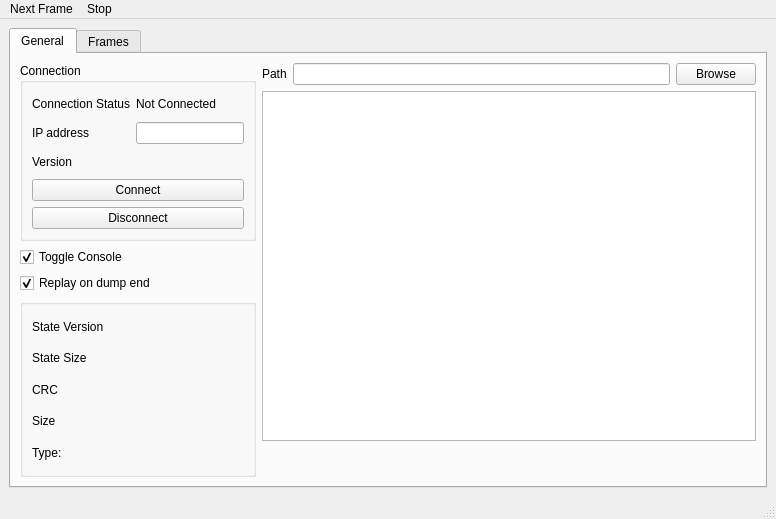
<?xml version="1.0" encoding="UTF-8"?>
<ui version="4.0">
 <class>MainWindow</class>
 <widget class="QMainWindow" name="MainWindow">
  <property name="geometry">
   <rect>
    <x>0</x>
    <y>0</y>
    <width>776</width>
    <height>519</height>
   </rect>
  </property>
  <property name="windowTitle">
   <string>GS4PS2</string>
  </property>
  <widget class="QWidget" name="centralwidget">
   <layout class="QVBoxLayout" name="verticalLayout_2">
    <item>
     <widget class="QTabWidget" name="tabWidget">
      <property name="currentIndex">
       <number>0</number>
      </property>
      <property name="tabsClosable">
       <bool>false</bool>
      </property>
      <widget class="QWidget" name="tabGeneral">
       <attribute name="title">
        <string>General</string>
       </attribute>
       <layout class="QHBoxLayout" name="horizontalLayout">
        <item>
         <layout class="QVBoxLayout" name="verticalLayout">
          <item>
           <widget class="QGroupBox" name="ConnectionLayout">
            <property name="title">
             <string>Connection</string>
            </property>
            <layout class="QVBoxLayout" name="verticalLayout_3">
             <item>
              <layout class="QGridLayout" name="ConnectionLayout_2">
               <property name="sizeConstraint">
                <enum>QLayout::SetMaximumSize</enum>
               </property>
               <item row="1" column="1">
                <widget class="QLineEdit" name="txtHost">
                 <property name="sizePolicy">
                  <sizepolicy hsizetype="Preferred" vsizetype="Fixed">
                   <horstretch>0</horstretch>
                   <verstretch>0</verstretch>
                  </sizepolicy>
                 </property>
                 <property name="maximumSize">
                  <size>
                   <width>434</width>
                   <height>16777215</height>
                  </size>
                 </property>
                </widget>
               </item>
               <item row="0" column="1">
                <widget class="QLabel" name="lblState">
                 <property name="text">
                  <string>Not Connected</string>
                 </property>
                </widget>
               </item>
               <item row="0" column="0">
                <widget class="QLabel" name="label">
                 <property name="text">
                  <string>Connection Status</string>
                 </property>
                </widget>
               </item>
               <item row="1" column="0">
                <widget class="QLabel" name="label_2">
                 <property name="text">
                  <string>IP address</string>
                 </property>
                </widget>
               </item>
               <item row="2" column="0">
                <widget class="QLabel" name="label_8">
                 <property name="text">
                  <string>Version</string>
                 </property>
                </widget>
               </item>
               <item row="2" column="1">
                <widget class="QLabel" name="lblVersion">
                 <property name="text">
                  <string/>
                 </property>
                </widget>
               </item>
              </layout>
             </item>
             <item>
              <widget class="QPushButton" name="btnConnect">
               <property name="text">
                <string>Connect</string>
               </property>
              </widget>
             </item>
             <item>
              <widget class="QPushButton" name="btnDisconnect">
               <property name="text">
                <string>Disconnect</string>
               </property>
              </widget>
             </item>
            </layout>
           </widget>
          </item>
          <item>
           <widget class="QCheckBox" name="chkUDPTTYConsole">
            <property name="text">
             <string>Toggle Console</string>
            </property>
            <property name="checked">
             <bool>true</bool>
            </property>
           </widget>
          </item>
          <item>
           <widget class="QCheckBox" name="chkReplay">
            <property name="text">
             <string>Replay on dump end</string>
            </property>
            <property name="checked">
             <bool>true</bool>
            </property>
           </widget>
          </item>
          <item>
           <widget class="QGroupBox" name="grpDumpData">
            <property name="title">
             <string/>
            </property>
            <layout class="QGridLayout" name="gridLayout_2">
             <item row="1" column="0">
              <widget class="QLabel" name="label_4">
               <property name="sizePolicy">
                <sizepolicy hsizetype="Minimum" vsizetype="Preferred">
                 <horstretch>0</horstretch>
                 <verstretch>0</verstretch>
                </sizepolicy>
               </property>
               <property name="text">
                <string>State Size</string>
               </property>
              </widget>
             </item>
             <item row="3" column="0">
              <widget class="QLabel" name="label_6">
               <property name="sizePolicy">
                <sizepolicy hsizetype="Minimum" vsizetype="Preferred">
                 <horstretch>0</horstretch>
                 <verstretch>0</verstretch>
                </sizepolicy>
               </property>
               <property name="text">
                <string>Size</string>
               </property>
              </widget>
             </item>
             <item row="0" column="0">
              <widget class="QLabel" name="label_12">
               <property name="sizePolicy">
                <sizepolicy hsizetype="Minimum" vsizetype="Preferred">
                 <horstretch>0</horstretch>
                 <verstretch>0</verstretch>
                </sizepolicy>
               </property>
               <property name="text">
                <string>State Version</string>
               </property>
              </widget>
             </item>
             <item row="4" column="0">
              <widget class="QLabel" name="label_3">
               <property name="sizePolicy">
                <sizepolicy hsizetype="Minimum" vsizetype="Preferred">
                 <horstretch>0</horstretch>
                 <verstretch>0</verstretch>
                </sizepolicy>
               </property>
               <property name="text">
                <string>Type:</string>
               </property>
              </widget>
             </item>
             <item row="2" column="0">
              <widget class="QLabel" name="label_15">
               <property name="sizePolicy">
                <sizepolicy hsizetype="Minimum" vsizetype="Preferred">
                 <horstretch>0</horstretch>
                 <verstretch>0</verstretch>
                </sizepolicy>
               </property>
               <property name="text">
                <string>CRC</string>
               </property>
              </widget>
             </item>
             <item row="0" column="1">
              <widget class="QLabel" name="lblDumpStateVersion">
               <property name="sizePolicy">
                <sizepolicy hsizetype="Minimum" vsizetype="Preferred">
                 <horstretch>0</horstretch>
                 <verstretch>0</verstretch>
                </sizepolicy>
               </property>
               <property name="text">
                <string/>
               </property>
              </widget>
             </item>
             <item row="1" column="1">
              <widget class="QLabel" name="lblDumpSize">
               <property name="sizePolicy">
                <sizepolicy hsizetype="Minimum" vsizetype="Preferred">
                 <horstretch>0</horstretch>
                 <verstretch>0</verstretch>
                </sizepolicy>
               </property>
               <property name="text">
                <string/>
               </property>
              </widget>
             </item>
             <item row="2" column="1">
              <widget class="QLabel" name="lblDumpCRC">
               <property name="sizePolicy">
                <sizepolicy hsizetype="Minimum" vsizetype="Preferred">
                 <horstretch>0</horstretch>
                 <verstretch>0</verstretch>
                </sizepolicy>
               </property>
               <property name="text">
                <string/>
               </property>
              </widget>
             </item>
             <item row="3" column="1">
              <widget class="QLabel" name="lblDumpStateSize">
               <property name="sizePolicy">
                <sizepolicy hsizetype="Minimum" vsizetype="Preferred">
                 <horstretch>0</horstretch>
                 <verstretch>0</verstretch>
                </sizepolicy>
               </property>
               <property name="text">
                <string/>
               </property>
              </widget>
             </item>
             <item row="4" column="1">
              <widget class="QLabel" name="lblDumpType">
               <property name="sizePolicy">
                <sizepolicy hsizetype="Minimum" vsizetype="Preferred">
                 <horstretch>0</horstretch>
                 <verstretch>0</verstretch>
                </sizepolicy>
               </property>
               <property name="text">
                <string/>
               </property>
              </widget>
             </item>
            </layout>
           </widget>
          </item>
         </layout>
        </item>
        <item>
         <layout class="QVBoxLayout" name="verticalLayout_5">
          <item>
           <layout class="QGridLayout" name="gridLayout_3">
            <item row="0" column="1">
             <widget class="QLineEdit" name="txtDumpPath"/>
            </item>
            <item row="0" column="2">
             <widget class="QPushButton" name="btnBrowse">
              <property name="text">
               <string>Browse</string>
              </property>
             </widget>
            </item>
            <item row="0" column="0">
             <widget class="QLabel" name="label_10">
              <property name="text">
               <string>Path</string>
              </property>
             </widget>
            </item>
           </layout>
          </item>
          <item>
           <widget class="QListWidget" name="listDumpFiles">
            <property name="sizePolicy">
             <sizepolicy hsizetype="Preferred" vsizetype="Expanding">
              <horstretch>0</horstretch>
              <verstretch>0</verstretch>
             </sizepolicy>
            </property>
            <property name="maximumSize">
             <size>
              <width>16777215</width>
              <height>350</height>
             </size>
            </property>
           </widget>
          </item>
          <item>
           <widget class="ClickableLabel" name="lblDumpPreview">
            <property name="maximumSize">
             <size>
              <width>215</width>
              <height>150</height>
             </size>
            </property>
            <property name="text">
             <string/>
            </property>
            <property name="scaledContents">
             <bool>true</bool>
            </property>
           </widget>
          </item>
         </layout>
        </item>
       </layout>
      </widget>
      <widget class="QWidget" name="tabFrames">
       <attribute name="title">
        <string>Frames</string>
       </attribute>
       <layout class="QHBoxLayout" name="horizontalLayout_2">
        <item>
         <layout class="QVBoxLayout" name="verticalLayout_4">
          <item>
           <widget class="QLabel" name="label_5">
            <property name="text">
             <string>Circuit 1</string>
            </property>
           </widget>
          </item>
          <item>
           <widget class="QListWidget" name="listC1Frames"/>
          </item>
          <item>
           <widget class="QLabel" name="label_7">
            <property name="text">
             <string>Circuit 2</string>
            </property>
           </widget>
          </item>
          <item>
           <widget class="QListWidget" name="listC2Frames"/>
          </item>
          <item>
           <widget class="QGroupBox" name="groupBox">
            <property name="title">
             <string>Preview latest</string>
            </property>
            <layout class="QVBoxLayout" name="verticalLayout_6">
             <item>
              <widget class="QRadioButton" name="btnPreviewC1">
               <property name="text">
                <string>Circuit 1</string>
               </property>
               <property name="autoExclusive">
                <bool>false</bool>
               </property>
              </widget>
             </item>
             <item>
              <widget class="QRadioButton" name="btnPreviewC2">
               <property name="text">
                <string>Circuit 2</string>
               </property>
              </widget>
             </item>
            </layout>
           </widget>
          </item>
         </layout>
        </item>
        <item>
         <widget class="ClickableLabel" name="lblCurrentFrameImg">
          <property name="sizePolicy">
           <sizepolicy hsizetype="Preferred" vsizetype="Preferred">
            <horstretch>1</horstretch>
            <verstretch>0</verstretch>
           </sizepolicy>
          </property>
          <property name="text">
           <string/>
          </property>
          <property name="scaledContents">
           <bool>true</bool>
          </property>
         </widget>
        </item>
       </layout>
      </widget>
     </widget>
    </item>
   </layout>
  </widget>
  <widget class="QStatusBar" name="mainStatusBar"/>
  <widget class="QMenuBar" name="menuBar">
   <property name="geometry">
    <rect>
     <x>0</x>
     <y>0</y>
     <width>776</width>
     <height>30</height>
    </rect>
   </property>
   <widget class="QMenu" name="menuItem">
    <property name="title">
     <string>Next Frame</string>
    </property>
   </widget>
   <widget class="QMenu" name="menuStop">
    <property name="title">
     <string>Stop</string>
    </property>
   </widget>
   <addaction name="menuItem"/>
   <addaction name="menuStop"/>
  </widget>
 </widget>
 <customwidgets>
  <customwidget>
   <class>ClickableLabel</class>
   <extends>QLabel</extends>
   <header>clickablelabel.h</header>
   <slots>
    <signal>clicked()</signal>
   </slots>
  </customwidget>
 </customwidgets>
 <resources/>
 <connections>
  <connection>
   <sender>chkUDPTTYConsole</sender>
   <signal>stateChanged(int)</signal>
   <receiver>MainWindow</receiver>
   <slot>chkUDPTTY_Changed(int)</slot>
   <hints>
    <hint type="sourcelabel">
     <x>138</x>
     <y>167</y>
    </hint>
    <hint type="destinationlabel">
     <x>406</x>
     <y>228</y>
    </hint>
   </hints>
  </connection>
  <connection>
   <sender>btnConnect</sender>
   <signal>clicked(bool)</signal>
   <receiver>MainWindow</receiver>
   <slot>btnConnect_Clicked()</slot>
   <hints>
    <hint type="sourcelabel">
     <x>138</x>
     <y>99</y>
    </hint>
    <hint type="destinationlabel">
     <x>406</x>
     <y>228</y>
    </hint>
   </hints>
  </connection>
  <connection>
   <sender>btnDisconnect</sender>
   <signal>clicked(bool)</signal>
   <receiver>MainWindow</receiver>
   <slot>btnDisconnect_Clicked()</slot>
   <hints>
    <hint type="sourcelabel">
     <x>138</x>
     <y>129</y>
    </hint>
    <hint type="destinationlabel">
     <x>406</x>
     <y>228</y>
    </hint>
   </hints>
  </connection>
  <connection>
   <sender>txtDumpPath</sender>
   <signal>textChanged(QString)</signal>
   <receiver>MainWindow</receiver>
   <slot>txtDumpPath_TextChanged(QString)</slot>
   <hints>
    <hint type="sourcelabel">
     <x>514</x>
     <y>22</y>
    </hint>
    <hint type="destinationlabel">
     <x>406</x>
     <y>228</y>
    </hint>
   </hints>
  </connection>
  <connection>
   <sender>btnBrowse</sender>
   <signal>clicked()</signal>
   <receiver>MainWindow</receiver>
   <slot>btnBrowse_Clicked()</slot>
   <hints>
    <hint type="sourcelabel">
     <x>765</x>
     <y>22</y>
    </hint>
    <hint type="destinationlabel">
     <x>406</x>
     <y>228</y>
    </hint>
   </hints>
  </connection>
  <connection>
   <sender>listDumpFiles</sender>
   <signal>itemClicked(QListWidgetItem*)</signal>
   <receiver>MainWindow</receiver>
   <slot>listDumpFiles_itemClicked(QListWidgetItem*)</slot>
   <hints>
    <hint type="sourcelabel">
     <x>539</x>
     <y>197</y>
    </hint>
    <hint type="destinationlabel">
     <x>406</x>
     <y>228</y>
    </hint>
   </hints>
  </connection>
  <connection>
   <sender>listDumpFiles</sender>
   <signal>itemDoubleClicked(QListWidgetItem*)</signal>
   <receiver>MainWindow</receiver>
   <slot>listDumpFiles_itemDoubleClicked(QListWidgetItem*)</slot>
   <hints>
    <hint type="sourcelabel">
     <x>539</x>
     <y>197</y>
    </hint>
    <hint type="destinationlabel">
     <x>406</x>
     <y>228</y>
    </hint>
   </hints>
  </connection>
  <connection>
   <sender>listC1Frames</sender>
   <signal>currentItemChanged(QListWidgetItem*,QListWidgetItem*)</signal>
   <receiver>MainWindow</receiver>
   <slot>listFrame_currentItemChanged(QListWidgetItem*)</slot>
   <hints>
    <hint type="sourcelabel">
     <x>144</x>
     <y>152</y>
    </hint>
    <hint type="destinationlabel">
     <x>387</x>
     <y>259</y>
    </hint>
   </hints>
  </connection>
  <connection>
   <sender>listC2Frames</sender>
   <signal>currentItemChanged(QListWidgetItem*,QListWidgetItem*)</signal>
   <receiver>MainWindow</receiver>
   <slot>listFrame_currentItemChanged(QListWidgetItem*)</slot>
   <hints>
    <hint type="sourcelabel">
     <x>144</x>
     <y>372</y>
    </hint>
    <hint type="destinationlabel">
     <x>387</x>
     <y>259</y>
    </hint>
   </hints>
  </connection>
  <connection>
   <sender>listC1Frames</sender>
   <signal>itemClicked(QListWidgetItem*)</signal>
   <receiver>MainWindow</receiver>
   <slot>listFrame_currentItemChanged(QListWidgetItem*)</slot>
   <hints>
    <hint type="sourcelabel">
     <x>144</x>
     <y>162</y>
    </hint>
    <hint type="destinationlabel">
     <x>387</x>
     <y>259</y>
    </hint>
   </hints>
  </connection>
  <connection>
   <sender>listC2Frames</sender>
   <signal>itemClicked(QListWidgetItem*)</signal>
   <receiver>MainWindow</receiver>
   <slot>listFrame_currentItemChanged(QListWidgetItem*)</slot>
   <hints>
    <hint type="sourcelabel">
     <x>144</x>
     <y>317</y>
    </hint>
    <hint type="destinationlabel">
     <x>387</x>
     <y>259</y>
    </hint>
   </hints>
  </connection>
  <connection>
   <sender>lblDumpPreview</sender>
   <signal>clicked()</signal>
   <receiver>MainWindow</receiver>
   <slot>screenshotWidget_Clicked()</slot>
   <hints>
    <hint type="sourcelabel">
     <x>396</x>
     <y>469</y>
    </hint>
    <hint type="destinationlabel">
     <x>387</x>
     <y>259</y>
    </hint>
   </hints>
  </connection>
 </connections>
 <slots>
  <slot>chkUDPTTY_Changed(int)</slot>
  <slot>btnConnect_Clicked()</slot>
  <slot>btnDisconnect_Clicked()</slot>
  <slot>btnBrowse_Clicked()</slot>
  <slot>txtDumpPath_TextChanged(QString)</slot>
  <slot>listDumpFiles_itemClicked(QListWidgetItem*)</slot>
  <slot>listDumpFiles_itemDoubleClicked(QListWidgetItem*)</slot>
  <slot>screenshotWidget_Clicked()</slot>
  <slot>listFrame_currentItemChanged(QListWidgetItem*)</slot>
 </slots>
</ui>
